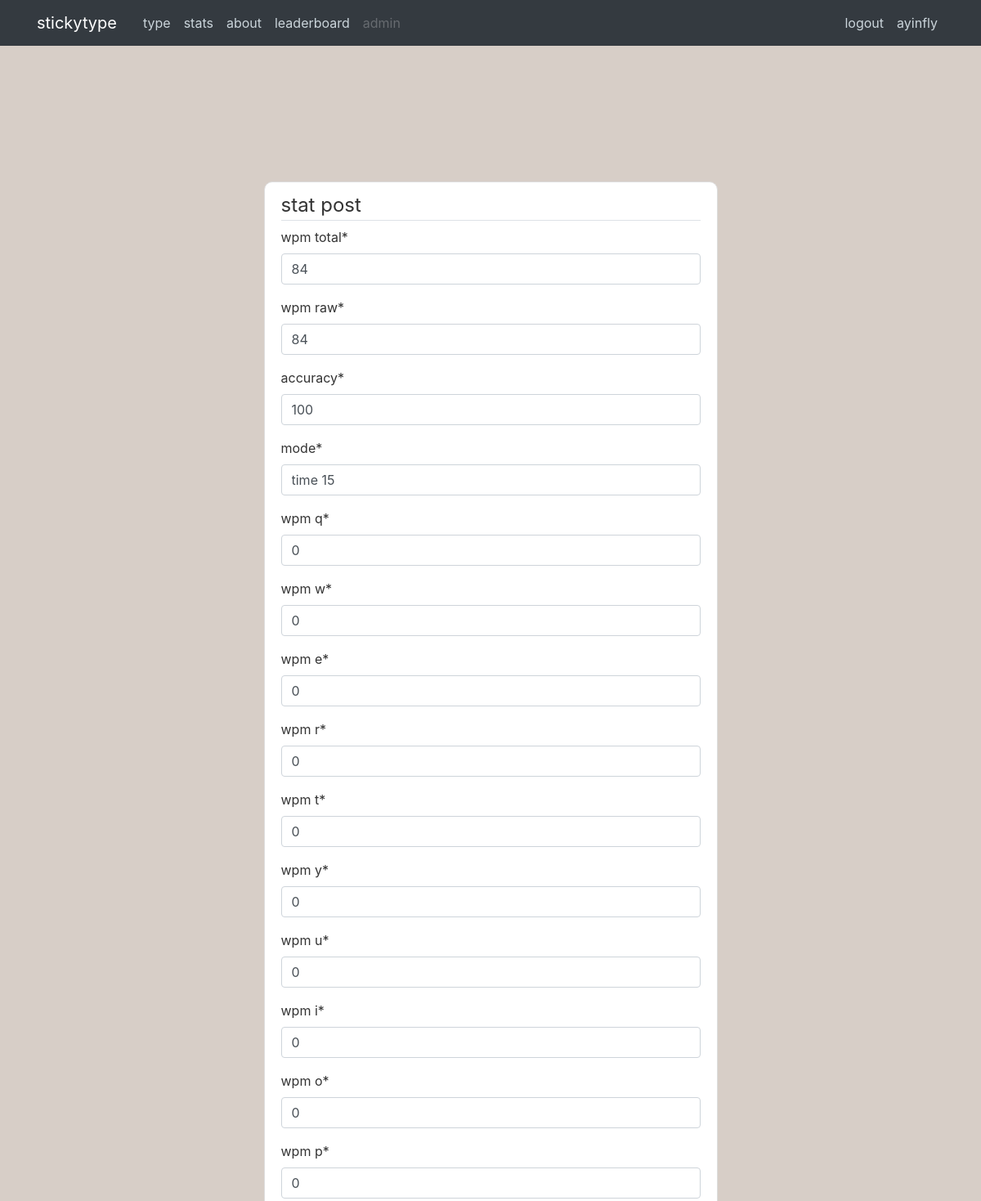
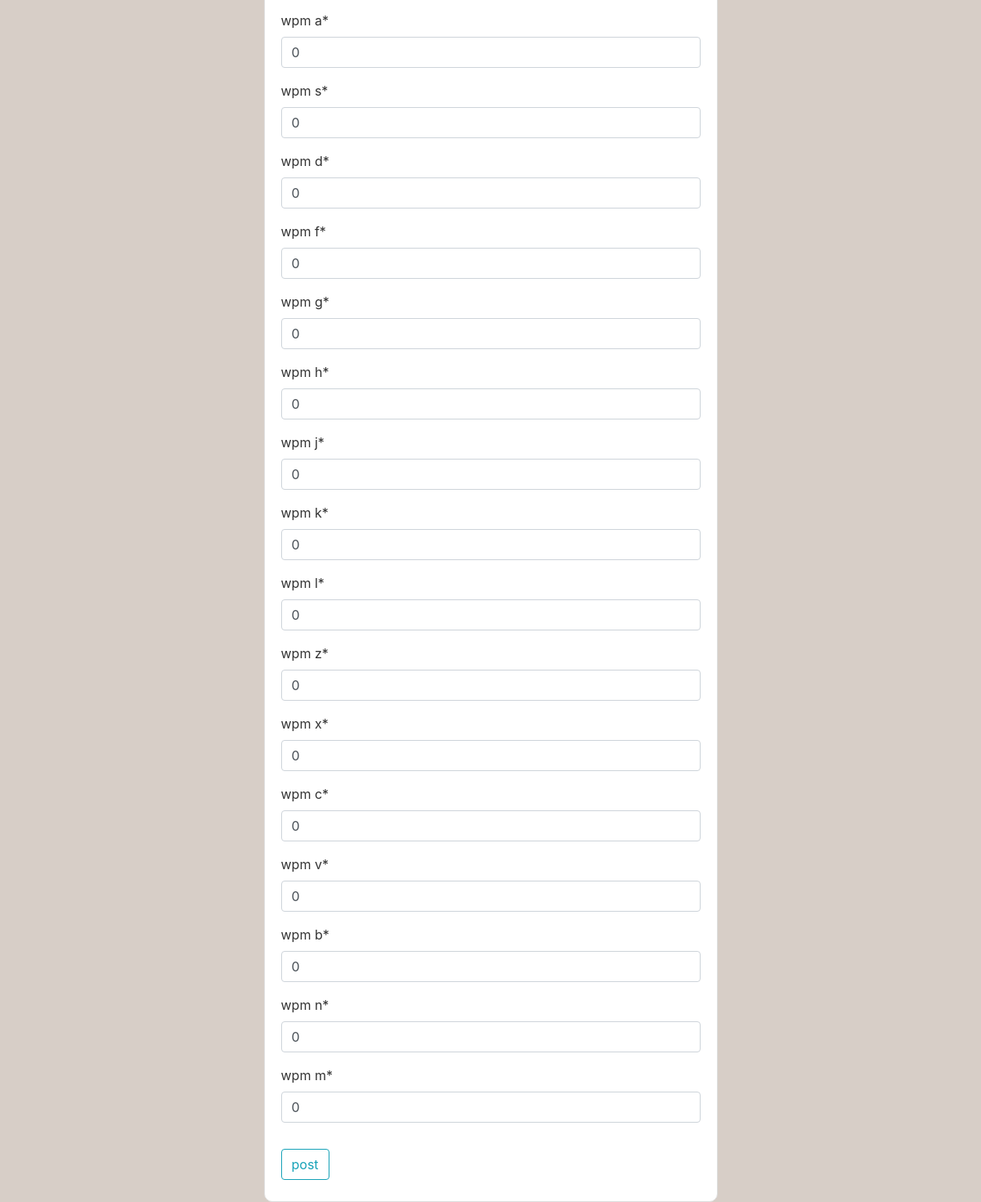
Screenshot of /stats/329/update/ (signed in) with the database file from the repository (2 pictures, top to bottom).
### type/models.py (models this page shows, shortened)
class Stat(models.Model):
    author = models.ForeignKey(User, on_delete=models.CASCADE)
    wpm_total = models.PositiveSmallIntegerField(default=0)
    wpm_raw = models.PositiveSmallIntegerField(default=0)
    time = models.DateTimeField(auto_now_add=True)
    accuracy = models.PositiveSmallIntegerField(default=0)
    mode = models.CharField(max_length=20, default='')

### type/views.py (the view, shortened to what this page needs)
# urls.py: path('stats/<int:pk>/update/', StatUpdateView.as_view(), name='stat-update'),
class StatUpdateView(LoginRequiredMixin, UserPassesTestMixin, UpdateView):
    model = Stat
    fields = ['wpm_total', 'wpm_raw', 'accuracy', 'mode']
    for ch in 'qwertyuiopasdfghjklzxcvbnm':
        fields.append('wpm_' + ch)
    def test_func(self):
        post = self.get_object()
        if self.request.user == post.author:
            return True
        return False

### type/templates/type/stat_form.html (shortened to what this page needs)
{% extends "type/base.html" %}
{% load crispy_forms_tags %}
{% block content%}
    <div class="content-section w-50 mx-auto">
        <form method="POST">
            <fieldset class="form-group text-lowercase">
                <legend class="border-bottom bm-4">stat post</legend>
                {{ form|crispy }}
            </fieldset>
            <div class="form-group">
                <button class="btn btn-outline-info" type="submit">post</button>
            </div>
        </form>
    </div>
{% endblock content%}

### type/templates/type/base.html (shortened to what this page needs)
{% load static %}
<!DOCTYPE html>
<html lang="en">
<head>
    <link rel="stylesheet" href="https://cdn.jsdelivr.net/npm/bootstrap@4.0.0/dist/css/bootstrap.min.css">
    <link rel="stylesheet" type="text/css" href="{% static 'type/main.css' %}">
</head>
<body>
    <header class="site-header">
        <nav class="navbar navbar-expand-md navbar-dark bg-dark fixed-top">
            <div class="container">
                <a class="navbar-brand mr-4" href="/">stickytype</a>
                <div class="collapse navbar-collapse" id="navbarToggle">
                    <div class="navbar-nav mr-auto">
                        <a class="nav-item nav-link" href="{% url 'type-home' %}">type</a>
                        {% if user.is_authenticated %}
                            <a class="nav-item nav-link" href="{% url 'type-stats' user.username %}">stats</a>
                        {% endif %}
                        <a class="nav-item nav-link" href="{% url 'type-about' %}">about</a>
                        <a class="nav-item nav-link" href="{% url 'type-leaderboard' %}">leaderboard</a>
                        <a class="nav-item nav-link disabled" href="/admin">admin</a>
                    </div>
                    <div class="navbar-nav">
                        {% if user.is_authenticated %}
                            <a class="nav-item nav-link" href="{% url 'logout' %}">logout</a>
                            <a class="nav-item nav-link" href="{% url 'profile' %}">{{ user.username }}</a>
                        {% else %}
                            <a class="nav-item nav-link" href="{% url 'login' %}">login</a>
                            <a class="nav-item nav-link" href="{% url 'register' %}">register</a>
                        {% endif %}
                    </div>
                </div>
            </div>
        </nav>
    </header>
    <main role="main" class="container">
        {% block content %}{% endblock %}
    </main>
</body>
</html>

### type/static/type/main.css (style rules this page uses)
* { margin: 0; padding: 0; box-sizing: border-box; }
body { color: #333333; display: flex; align-items: center; background: #D7CEC7; }
.site-header .navbar-nav .nav-link { color: #cbd5db; }
.content-section { background: #ffffff; padding: 10px 20px; border: 1px solid #dddddd; border-radius: 10px; margin-top: 20%; }

### rows the page displays
Stat: wpm_total "84", wpm_raw "84", accuracy "100", mode "time 15", wpm_q "0", wpm_w "0", wpm_e "0", wpm_r "0", wpm_t "0", wpm_y "0", wpm_u "0", wpm_i "0", wpm_o "0", wpm_p "0", wpm_a "0", wpm_s "0", wpm_d "0", wpm_f "0", wpm_g "0", wpm_h "0", wpm_j "0", wpm_k "0", wpm_l "0", wpm_z "0", wpm_x "0", wpm_c "0", wpm_v "0", wpm_b "0", wpm_n "0", wpm_m "0"

### other values shown
{{ user.username }} "ayinfly"
